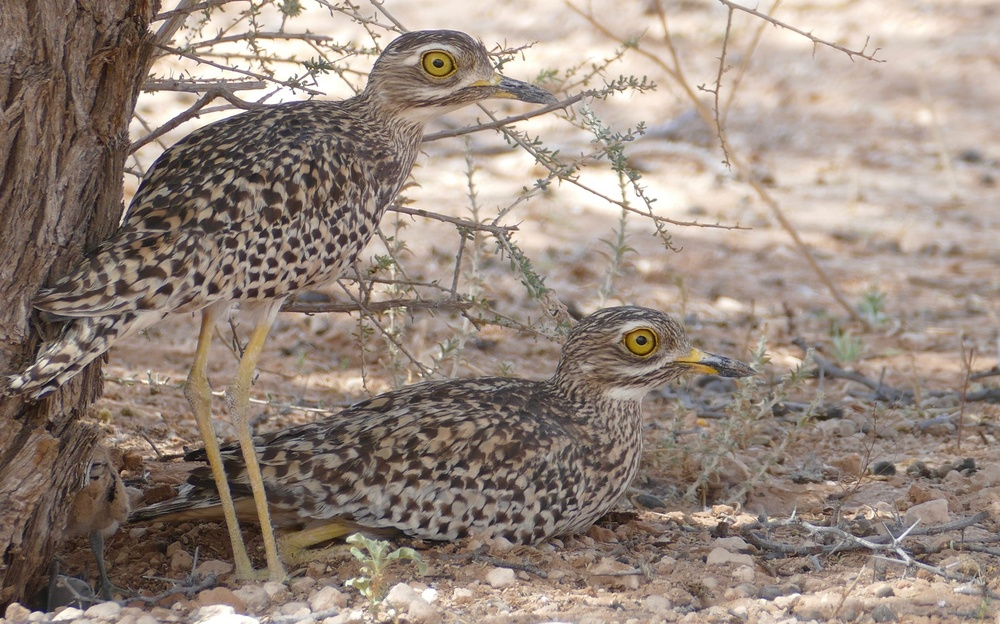
#> input picture shared/content/images/Q1002588/secondary-1.jpg, 1000 x 624 px, shrunk from 1800 x 1123 before the run
$ python layers.py ../../../../../../shared/content/images/Q1002588/secondary-1.jpg ../../../../../../shared/content/images/Q1002588/secondary-1.jpg ../../../../../../shared/content/images/Q1002588/secondary-1.jpg
#> lines starting #> are read from the running program, lines starting #| are printed output that depends on the picture
"""Bygger lagren: rodhake (beskuren, alfa) + platta (rodhaken ifylld) + matt for position.

Kor sedan restore-feet.mjs pa plattan: den lagger tillbaka originalbilden runt fotterna,
som ifyllnaden har suddat bort (se kommentaren i den filen).
"""
import sys, json
import numpy as np
import cv2
from PIL import Image, ImageFilter

src, maskp, out = sys.argv[1], sys.argv[2], sys.argv[3]
im = Image.open(src).convert('RGB')
#> im is the input picture: PIL image 1000x624 RGB; mean R, G, B 151, 136, 125.5
W, H = im.size
#> W = 1000; H = 624
m = np.array(Image.open(maskp).convert('L'))
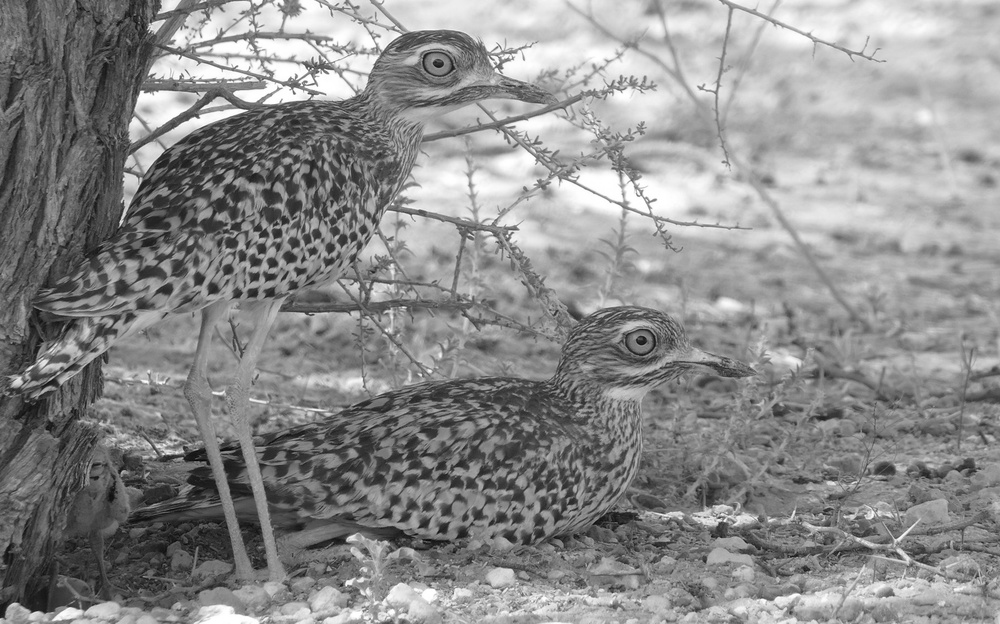
#> m: shape (624, 1000); min 1, max 255, mean 139.3

# Rodhakelagret: beskuret till fagelns ruta + marginal
ys, xs = np.where(m > 8)
pad = 6
x0, y0, x1, y1 = xs.min() - pad, ys.min() - pad, xs.max() + pad + 1, ys.max() + pad + 1
#> x0 = -6; y0 = -6; x1 = 1006; y1 = 630
rgba = np.dstack([np.array(im), m])
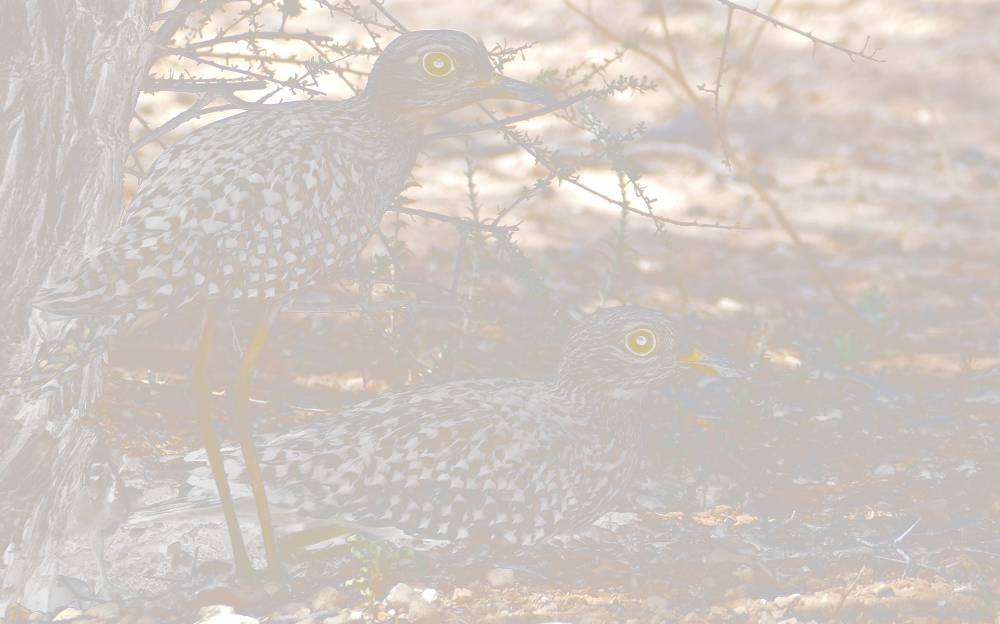
#> rgba: shape (624, 1000, 4); mean R, G, B, A 151, 136, 125.5, 139.3; transparent parts drawn white
Image.fromarray(rgba[y0:y1, x0:x1]).save(f'{out}/robin-layer.webp', quality=88, method=6)
Image.fromarray(rgba[y0:y1, x0:x1]).save(f'{out}/robin-layer.png')

# Plattan: fyll i dar fageln satt (maske utvidgad), mjuka upp ifyllnaden sa den liknar bokeh
dil = cv2.dilate((m > 8).astype(np.uint8) * 255, np.ones((17, 17), np.uint8))
#> dil: shape (624, 1000); every value is 255
bgr = cv2.cvtColor(np.array(im), cv2.COLOR_RGB2BGR)
filled = cv2.inpaint(bgr, dil, 9, cv2.INPAINT_TELEA)
blur = cv2.GaussianBlur(filled, (0, 0), 14)
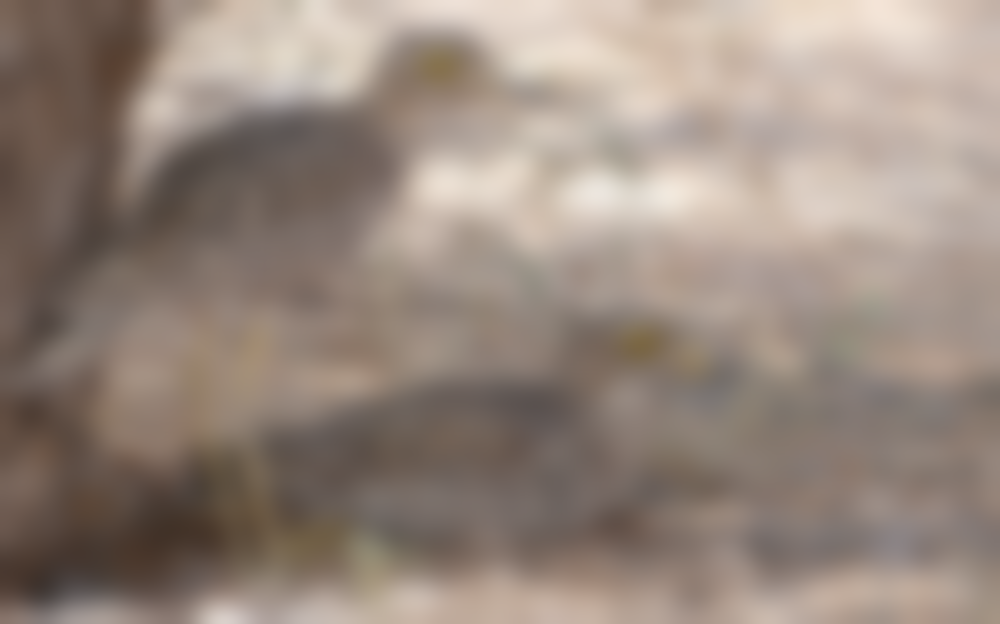
#> blur: shape (624, 1000, 3); mean B, G, R 125.5, 136, 151
soft = cv2.GaussianBlur(dil, (0, 0), 6).astype(np.float32)[..., None] / 255
#> soft: shape (624, 1000, 1) float32; every value is 1
plate = (filled * (1 - soft) + blur * soft).astype(np.uint8)
plate_rgb = cv2.cvtColor(plate, cv2.COLOR_BGR2RGB)
Image.fromarray(plate_rgb).save(f'{out}/robin-plate.jpg', quality=86, optimize=True, progressive=True)
Image.fromarray(plate_rgb).save(f'{out}/robin-plate.webp', quality=95, method=6)

# Fotterna: lagsta punkten dar benen moter grenen (for transform-origin)
feet_y = ys.max()
#> feet_y = 623
feet_x = xs[ys > feet_y - 30].mean()
#> feet_x = 499.5
info = {
    'W': W, 'H': H,
    'box': [int(x0), int(y0), int(x1), int(y1)],
    'box_pct': [round(x0 / W * 100, 3), round(y0 / H * 100, 3), round((x1 - x0) / W * 100, 3), round((y1 - y0) / H * 100, 3)],
    'origin_pct_in_box': [round((feet_x - x0) / (x1 - x0) * 100, 2), round((feet_y - y0) / (y1 - y0) * 100, 2)],
}
#> info = {'W': 1000, 'H': 624, 'box': [-6, -6, 1006, 630], 'box_pct': [-0.6, -0.962, 101.2, 101.9], 'origin_pct_in_box': [49.95, 98.9]}
json.dump(info, open(f'{out}/layers.json', 'w'), indent=1)
print(json.dumps(info))
#| {"W": 1000, "H": 624, "box": [-6, -6, 1006, 630], "box_pct": [-0.6, -0.962, 101.2, 101.923], "origin_pct_in_box": [49.95, 98.9]}
